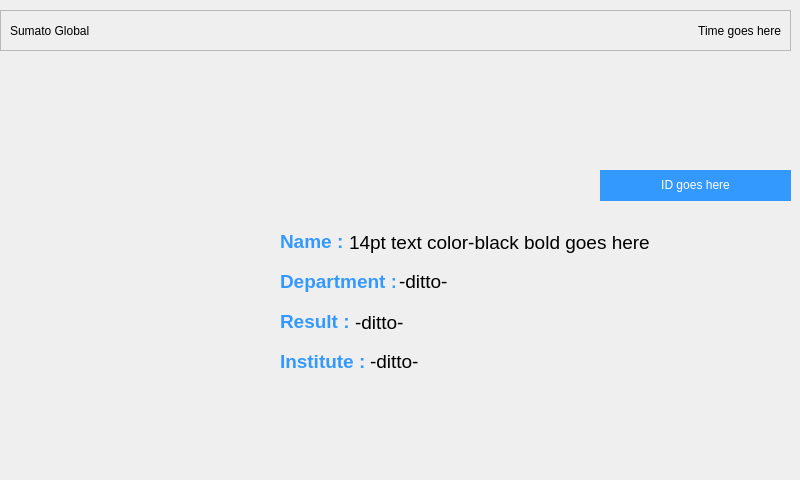
<?xml version="1.0" encoding="UTF-8"?>
<ui version="4.0">
 <class>printProgress</class>
 <widget class="QWidget" name="printProgress">
  <property name="geometry">
   <rect>
    <x>0</x>
    <y>0</y>
    <width>800</width>
    <height>480</height>
   </rect>
  </property>
  <property name="windowTitle">
   <string>Form</string>
  </property>
  <widget class="QFrame" name="topFrame">
   <property name="geometry">
    <rect>
     <x>0</x>
     <y>10</y>
     <width>791</width>
     <height>41</height>
    </rect>
   </property>
   <property name="autoFillBackground">
    <bool>false</bool>
   </property>
   <property name="frameShape">
    <enum>QFrame::StyledPanel</enum>
   </property>
   <property name="frameShadow">
    <enum>QFrame::Raised</enum>
   </property>
   <widget class="QLabel" name="timeLabel">
    <property name="geometry">
     <rect>
      <x>560</x>
      <y>0</y>
      <width>221</width>
      <height>41</height>
     </rect>
    </property>
    <property name="text">
     <string>Time goes here</string>
    </property>
    <property name="alignment">
     <set>Qt::AlignRight|Qt::AlignTrailing|Qt::AlignVCenter</set>
    </property>
   </widget>
   <widget class="QLabel" name="companyLabel">
    <property name="geometry">
     <rect>
      <x>10</x>
      <y>0</y>
      <width>161</width>
      <height>41</height>
     </rect>
    </property>
    <property name="text">
     <string>Sumato Global</string>
    </property>
   </widget>
  </widget>
  <widget class="QLabel" name="photoLabel">
   <property name="geometry">
    <rect>
     <x>50</x>
     <y>160</y>
     <width>211</width>
     <height>241</height>
    </rect>
   </property>
   <property name="text">
    <string/>
   </property>
   <property name="pixmap">
    <pixmap>Resources/sweet-girl.jpeg</pixmap>
   </property>
  </widget>
  <widget class="QLabel" name="idLabel">
   <property name="geometry">
    <rect>
     <x>600</x>
     <y>170</y>
     <width>191</width>
     <height>31</height>
    </rect>
   </property>
   <property name="styleSheet">
    <string notr="true">background-color: #3399ff</string>
   </property>
   <property name="text">
    <string>&lt;html&gt;&lt;head/&gt;&lt;body&gt;&lt;p align=&quot;center&quot;&gt;&lt;span style=&quot; color:#ffffff;&quot;&gt;ID goes here&lt;/span&gt;&lt;/p&gt;&lt;/body&gt;&lt;/html&gt;</string>
   </property>
  </widget>
  <widget class="QWidget" name="printQueueItemFrame" native="true">
   <property name="geometry">
    <rect>
     <x>20</x>
     <y>70</y>
     <width>771</width>
     <height>71</height>
    </rect>
   </property>
  </widget>
  <widget class="QLabel" name="nameLabel">
   <property name="geometry">
    <rect>
     <x>280</x>
     <y>230</y>
     <width>64</width>
     <height>21</height>
    </rect>
   </property>
   <property name="text">
    <string>&lt;html&gt;&lt;head/&gt;&lt;body&gt;&lt;p&gt;&lt;span style=&quot; font-size:14pt; font-weight:600; color:#3399ff;&quot;&gt;Name :&lt;/span&gt;&lt;/p&gt;&lt;/body&gt;&lt;/html&gt;</string>
   </property>
  </widget>
  <widget class="QLabel" name="deptLabel">
   <property name="geometry">
    <rect>
     <x>280</x>
     <y>270</y>
     <width>115</width>
     <height>24</height>
    </rect>
   </property>
   <property name="text">
    <string>&lt;html&gt;&lt;head/&gt;&lt;body&gt;&lt;p&gt;&lt;span style=&quot; font-size:14pt; font-weight:600; color:#3399ff;&quot;&gt;Department :&lt;/span&gt;&lt;/p&gt;&lt;/body&gt;&lt;/html&gt;</string>
   </property>
  </widget>
  <widget class="QLabel" name="resultLabel">
   <property name="geometry">
    <rect>
     <x>280</x>
     <y>310</y>
     <width>68</width>
     <height>20</height>
    </rect>
   </property>
   <property name="text">
    <string>&lt;html&gt;&lt;head/&gt;&lt;body&gt;&lt;p&gt;&lt;span style=&quot; font-size:14pt; font-weight:600; color:#3399ff;&quot;&gt;Result :&lt;/span&gt;&lt;/p&gt;&lt;/body&gt;&lt;/html&gt;</string>
   </property>
  </widget>
  <widget class="QLabel" name="instLabel">
   <property name="geometry">
    <rect>
     <x>280</x>
     <y>350</y>
     <width>84</width>
     <height>22</height>
    </rect>
   </property>
   <property name="text">
    <string>&lt;html&gt;&lt;head/&gt;&lt;body&gt;&lt;p&gt;&lt;span style=&quot; font-size:14pt; font-weight:600; color:#3399ff;&quot;&gt;Institute :&lt;/span&gt;&lt;/p&gt;&lt;/body&gt;&lt;/html&gt;</string>
   </property>
  </widget>
  <widget class="QLabel" name="nameField">
   <property name="geometry">
    <rect>
     <x>349</x>
     <y>231</y>
     <width>440</width>
     <height>22</height>
    </rect>
   </property>
   <property name="text">
    <string>&lt;html&gt;&lt;head/&gt;&lt;body&gt;&lt;p&gt;&lt;span style=&quot; font-size:14pt;&quot;&gt;14pt text color-black bold goes here&lt;/span&gt;&lt;/p&gt;&lt;/body&gt;&lt;/html&gt;</string>
   </property>
  </widget>
  <widget class="QLabel" name="deptField">
   <property name="geometry">
    <rect>
     <x>399</x>
     <y>270</y>
     <width>393</width>
     <height>22</height>
    </rect>
   </property>
   <property name="text">
    <string>&lt;html&gt;&lt;head/&gt;&lt;body&gt;&lt;p&gt;&lt;span style=&quot; font-size:14pt;&quot;&gt;-ditto-&lt;/span&gt;&lt;/p&gt;&lt;/body&gt;&lt;/html&gt;</string>
   </property>
  </widget>
  <widget class="QLabel" name="resultField">
   <property name="geometry">
    <rect>
     <x>355</x>
     <y>311</y>
     <width>393</width>
     <height>22</height>
    </rect>
   </property>
   <property name="text">
    <string>&lt;html&gt;&lt;head/&gt;&lt;body&gt;&lt;p&gt;&lt;span style=&quot; font-size:14pt;&quot;&gt;-ditto-&lt;/span&gt;&lt;/p&gt;&lt;/body&gt;&lt;/html&gt;</string>
   </property>
  </widget>
  <widget class="QLabel" name="instField">
   <property name="geometry">
    <rect>
     <x>370</x>
     <y>350</y>
     <width>393</width>
     <height>22</height>
    </rect>
   </property>
   <property name="text">
    <string>&lt;html&gt;&lt;head/&gt;&lt;body&gt;&lt;p&gt;&lt;span style=&quot; font-size:14pt;&quot;&gt;-ditto-&lt;/span&gt;&lt;/p&gt;&lt;/body&gt;&lt;/html&gt;</string>
   </property>
  </widget>
 </widget>
 <resources/>
 <connections/>
</ui>
